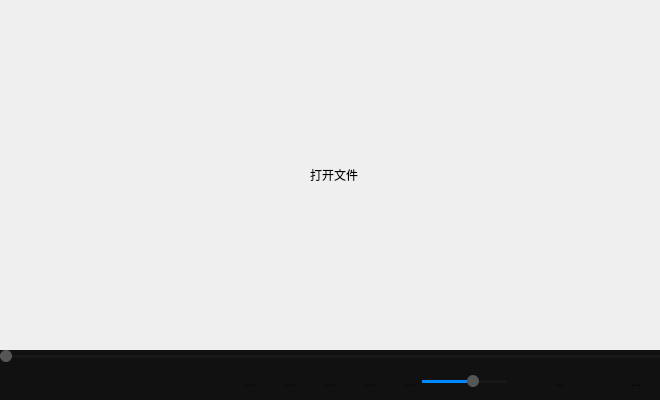
        <widget class="QWidget" name="widget_5" native="true">
         <property name="sizePolicy">
          <sizepolicy hsizetype="Expanding" vsizetype="Expanding">
           <horstretch>0</horstretch>
           <verstretch>0</verstretch>
          </sizepolicy>
         </property>
         <property name="minimumSize">
          <size>
           <width>660</width>
           <height>400</height>
          </size>
         </property>
         <property name="mouseTracking">
          <bool>true</bool>
         </property>
         <property name="layoutDirection">
          <enum>Qt::LeftToRight</enum>
         </property>
         <property name="styleSheet">
          <string notr="true"/>
         </property>
         <layout class="QVBoxLayout" name="verticalLayout_4">
          <property name="spacing">
           <number>0</number>
          </property>
          <property name="leftMargin">
           <number>0</number>
          </property>
          <property name="topMargin">
           <number>0</number>
          </property>
          <property name="rightMargin">
           <number>0</number>
          </property>
          <property name="bottomMargin">
           <number>0</number>
          </property>
          <item>
           <widget class="QWidget" name="widget_11" native="true">
            <property name="mouseTracking">
             <bool>true</bool>
            </property>
            <property name="styleSheet">
             <string notr="true">border-right-color: rgb(170, 0, 0);</string>
            </property>
            <layout class="QVBoxLayout" name="verticalLayout_5">
             <property name="spacing">
              <number>0</number>
             </property>
             <property name="leftMargin">
              <number>0</number>
             </property>
             <property name="topMargin">
              <number>0</number>
             </property>
             <property name="rightMargin">
              <number>0</number>
             </property>
             <property name="bottomMargin">
              <number>0</number>
             </property>
             <item>
              <widget class="VideoWidget" name="widget_2" native="true">
               <property name="sizePolicy">
                <sizepolicy hsizetype="Expanding" vsizetype="Expanding">
                 <horstretch>0</horstretch>
                 <verstretch>0</verstretch>
                </sizepolicy>
               </property>
               <property name="minimumSize">
                <size>
                 <width>400</width>
                 <height>300</height>
                </size>
               </property>
               <property name="font">
                <font>
                 <pointsize>9</pointsize>
                </font>
               </property>
               <property name="mouseTracking">
                <bool>true</bool>
               </property>
               <property name="autoFillBackground">
                <bool>false</bool>
               </property>
               <property name="styleSheet">
                <string notr="true">#widget_2{
		border-image: url(:/pic/picture/bg.jpg);
}

</string>
               </property>
               <layout class="QVBoxLayout" name="verticalLayout_3">
                <property name="spacing">
                 <number>0</number>
                </property>
                <property name="leftMargin">
                 <number>9</number>
                </property>
                <property name="topMargin">
                 <number>0</number>
                </property>
                <property name="rightMargin">
                 <number>0</number>
                </property>
                <property name="bottomMargin">
                 <number>0</number>
                </property>
                <item>
                 <layout class="QHBoxLayout" name="horizontalLayout_7">
                  <property name="spacing">
                   <number>0</number>
                  </property>
                  <item>
                   <widget class="QToolButton" name="toolButton_10">
                    <property name="sizePolicy">
                     <sizepolicy hsizetype="Fixed" vsizetype="Fixed">
                      <horstretch>0</horstretch>
                      <verstretch>0</verstretch>
                     </sizepolicy>
                    </property>
                    <property name="mouseTracking">
                     <bool>true</bool>
                    </property>
                    <property name="focusPolicy">
                     <enum>Qt::NoFocus</enum>
                    </property>
                    <property name="styleSheet">
                     <string notr="true">

#toolButton_10{
 font: 12pt &quot;华文楷体&quot;;
}</string>
                    </property>
                    <property name="text">
                     <string>打开文件</string>
                    </property>
                    <property name="icon">
                     <iconset resource="res.qrc">
                      <normaloff>:/player/picture/player/文件夹.png</normaloff>:/player/picture/player/文件夹.png</iconset>
                    </property>
                    <property name="iconSize">
                     <size>
                      <width>40</width>
                      <height>40</height>
                     </size>
                    </property>
                    <property name="popupMode">
                     <enum>QToolButton::InstantPopup</enum>
                    </property>
                    <property name="toolButtonStyle">
                     <enum>Qt::ToolButtonTextUnderIcon</enum>
                    </property>
                    <property name="autoRaise">
                     <bool>true</bool>
                    </property>
                    <property name="arrowType">
                     <enum>Qt::NoArrow</enum>
                    </property>
                   </widget>
                  </item>
                 </layout>
                </item>
               </layout>
              </widget>
             </item>
            </layout>
           </widget>
          </item>
          <item>
           <widget class="QWidget" name="widget_6" native="true">
            <property name="sizePolicy">
             <sizepolicy hsizetype="Expanding" vsizetype="Fixed">
              <horstretch>0</horstretch>
              <verstretch>0</verstretch>
             </sizepolicy>
            </property>
            <property name="minimumSize">
             <size>
              <width>100</width>
              <height>50</height>
             </size>
            </property>
            <property name="styleSheet">
             <string notr="true">background-color: rgb(17, 17,17);</string>
            </property>
            <layout class="QVBoxLayout" name="verticalLayout">
             <property name="spacing">
              <number>0</number>
             </property>
             <property name="leftMargin">
              <number>0</number>
             </property>
             <property name="topMargin">
              <number>0</number>
             </property>
             <property name="rightMargin">
              <number>0</number>
             </property>
             <property name="bottomMargin">
              <number>0</number>
             </property>
             <item>
              <widget class="QSlider" name="horizontalSlider">
               <property name="sizePolicy">
                <sizepolicy hsizetype="Expanding" vsizetype="Fixed">
                 <horstretch>0</horstretch>
                 <verstretch>0</verstretch>
                </sizepolicy>
               </property>
               <property name="minimumSize">
                <size>
                 <width>0</width>
                 <height>12</height>
                </size>
               </property>
               <property name="maximumSize">
                <size>
                 <width>16777215</width>
                 <height>12</height>
                </size>
               </property>
               <property name="cursor">
                <cursorShape>PointingHandCursor</cursorShape>
               </property>
               <property name="focusPolicy">
                <enum>Qt::StrongFocus</enum>
               </property>
               <property name="toolTip">
                <string>&lt;html&gt;&lt;head/&gt;&lt;body&gt;&lt;p&gt;&lt;img src=&quot;:/pic/picture/fileadd.png&quot;/&gt;&lt;/p&gt;&lt;/body&gt;&lt;/html&gt;</string>
               </property>
               <property name="toolTipDuration">
                <number>-1</number>
               </property>
               <property name="autoFillBackground">
                <bool>false</bool>
               </property>
               <property name="styleSheet">
                <string notr="true">QSlider::groove:horizontal,QSlider::add-page:horizontal{
height:3px;
border-radius:3px;
background:#18181a;
margin-top:0px;
}


QSlider::sub-page:horizontal{
height:8px;
border-radius:3px;
background:#008aff;
}


QSlider::handle:horizontal{
width:12px;
margin-top:-5px;
margin-bottom:-4px;
border-radius:6px;
background:qradialgradient(spread:pad,cx:0.5,cy:0.5,radius:0.5,fx:0.5,fy:0.5,stop:0.6 #565656,stop:0.8 #565656);
}


QSlider::groove:vertical,QSlider::sub-page:vertical{
width:8px;
border-radius:3px;
background:#D8D8D8;
}


QSlider::add-page:vertical{
width:8px;
border-radius:3px;
background:#008aff;
}


QSlider::handle:vertical{
height:12px;
margin-left:-5px;
margin-right:-4px;
border-radius:6px;
background:qradialgradient(spread:pad,cx:0.5,cy:0.5,radius:0.5,fx:0.5,fy:0.5,stop:0.6 #565656,stop:0.8 #565656);
}</string>
               </property>
               <property name="maximum">
                <number>0</number>
               </property>
               <property name="singleStep">
                <number>5</number>
               </property>
               <property name="pageStep">
                <number>5</number>
               </property>
               <property name="value">
                <number>0</number>
               </property>
               <property name="sliderPosition">
                <number>0</number>
               </property>
               <property name="tracking">
                <bool>true</bool>
               </property>
               <property name="orientation">
                <enum>Qt::Horizontal</enum>
               </property>
               <property name="invertedAppearance">
                <bool>false</bool>
               </property>
               <property name="invertedControls">
                <bool>false</bool>
               </property>
               <property name="tickPosition">
                <enum>QSlider::NoTicks</enum>
               </property>
               <property name="tickInterval">
                <number>0</number>
               </property>
              </widget>
             </item>
             <item>
              <widget class="QWidget" name="widget_7" native="true">
               <property name="sizePolicy">
                <sizepolicy hsizetype="Expanding" vsizetype="Expanding">
                 <horstretch>0</horstretch>
                 <verstretch>0</verstretch>
                </sizepolicy>
               </property>
               <layout class="QHBoxLayout" name="horizontalLayout_6">
                <property name="spacing">
                 <number>0</number>
                </property>
                <property name="leftMargin">
                 <number>0</number>
                </property>
                <property name="topMargin">
                 <number>4</number>
                </property>
                <property name="rightMargin">
                 <number>0</number>
                </property>
                <property name="bottomMargin">
                 <number>0</number>
                </property>
                <item>
                 <widget class="QWidget" name="widget_9" native="true">
                  <property name="sizePolicy">
                   <sizepolicy hsizetype="Expanding" vsizetype="Fixed">
                    <horstretch>0</horstretch>
                    <verstretch>0</verstretch>
                   </sizepolicy>
                  </property>
                  <layout class="QHBoxLayout" name="horizontalLayout_3">
                   <property name="spacing">
                    <number>0</number>
                   </property>
                   <property name="leftMargin">
                    <number>12</number>
                   </property>
                   <property name="topMargin">
                    <number>0</number>
                   </property>
                   <property name="rightMargin">
                    <number>0</number>
                   </property>
                   <property name="bottomMargin">
                    <number>2</number>
                   </property>
                   <item>
                    <widget class="QLabel" name="label">
                     <property name="sizePolicy">
                      <sizepolicy hsizetype="Expanding" vsizetype="Fixed">
                       <horstretch>0</horstretch>
                       <verstretch>0</verstretch>
                      </sizepolicy>
                     </property>
                     <property name="minimumSize">
                      <size>
                       <width>110</width>
                       <height>0</height>
                      </size>
                     </property>
                     <property name="styleSheet">
                      <string notr="true">color: rgb(255, 255, 255);</string>
                     </property>
                     <property name="text">
                      <string/>
                     </property>
                    </widget>
                   </item>
                   <item>
                    <spacer name="horizontalSpacer_6">
                     <property name="orientation">
                      <enum>Qt::Horizontal</enum>
                     </property>
                     <property name="sizeHint" stdset="0">
                      <size>
                       <width>32</width>
                       <height>20</height>
                      </size>
                     </property>
                    </spacer>
                   </item>
                  </layout>
                 </widget>
                </item>
                <item>
                 <widget class="QWidget" name="widget_8" native="true">
                  <property name="sizePolicy">
                   <sizepolicy hsizetype="Fixed" vsizetype="Fixed">
                    <horstretch>0</horstretch>
                    <verstretch>0</verstretch>
                   </sizepolicy>
                  </property>
                  <property name="toolTipDuration">
                   <number>-5</number>
                  </property>
                  <layout class="QHBoxLayout" name="horizontalLayout_4">
                   <property name="spacing">
                    <number>16</number>
                   </property>
                   <property name="leftMargin">
                    <number>0</number>
                   </property>
                   <property name="topMargin">
                    <number>0</number>
                   </property>
                   <property name="rightMargin">
                    <number>0</number>
                   </property>
                   <property name="bottomMargin">
                    <number>2</number>
                   </property>
                   <item>
                    <widget class="QToolButton" name="toolButton_6">
                     <property name="toolTip">
                      <string>停止播放</string>
                     </property>
                     <property name="styleSheet">
                      <string notr="true"/>
                     </property>
                     <property name="text">
                      <string>...</string>
                     </property>
                     <property name="icon">
                      <iconset resource="res.qrc">
                       <normaloff>:/player/picture/player/media-stop.png</normaloff>:/player/picture/player/media-stop.png</iconset>
                     </property>
                     <property name="iconSize">
                      <size>
                       <width>12</width>
                       <height>12</height>
                      </size>
                     </property>
                     <property name="autoRepeat">
                      <bool>false</bool>
                     </property>
                     <property name="autoExclusive">
                      <bool>false</bool>
                     </property>
                     <property name="toolButtonStyle">
                      <enum>Qt::ToolButtonIconOnly</enum>
                     </property>
                     <property name="autoRaise">
                      <bool>true</bool>
                     </property>
                    </widget>
                   </item>
                   <item>
                    <widget class="QToolButton" name="toolButton_9">
                     <property name="toolTip">
                      <string>播放上一个</string>
                     </property>
                     <property name="text">
                      <string>...</string>
                     </property>
                     <property name="icon">
                      <iconset resource="res.qrc">
                       <normaloff>:/player/picture/player/media-previous.png</normaloff>:/player/picture/player/media-previous.png</iconset>
                     </property>
                     <property name="iconSize">
                      <size>
                       <width>12</width>
                       <height>12</height>
                      </size>
                     </property>
                     <property name="autoRaise">
                      <bool>true</bool>
                     </property>
                    </widget>
                   </item>
                   <item>
                    <widget class="QToolButton" name="toolButton_7">
                     <property name="toolTip">
                      <string>播放</string>
                     </property>
                     <property name="autoFillBackground">
                      <bool>false</bool>
                     </property>
                     <property name="styleSheet">
                      <string notr="true">background-color: rgba(255, 255, 255, 0);
border-color: rgba(255, 255, 255, 0);
QToolButton {
font-size:100px; 
color:yellow; 
border-radius:150px; 
background-color:rgba(0,255,0,200);
}

QToolButton:hover { 
font-size:100px;
color:green;
border-radius:150px;
background-color:rgba(255,255,0,200); 
}
QToolButton:pressed { 
color:orange;
border-width:3;
border-color:orange;
border-style:solid;;
background-color:cyan; 
}
</string>
                     </property>
                     <property name="text">
                      <string>...</string>
                     </property>
                     <property name="icon">
                      <iconset resource="res.qrc">
                       <normaloff>:/player/picture/player/media-pause.png</normaloff>:/player/picture/player/media-pause.png</iconset>
                     </property>
                     <property name="iconSize">
                      <size>
                       <width>30</width>
                       <height>30</height>
                      </size>
                     </property>
                     <property name="autoRepeat">
                      <bool>false</bool>
                     </property>
                     <property name="autoRaise">
                      <bool>true</bool>
                     </property>
                    </widget>
                   </item>
                   <item>
                    <widget class="QToolButton" name="toolButton_8">
                     <property name="toolTip">
                      <string>播放下一个</string>
                     </property>
                     <property name="styleSheet">
                      <string notr="true">background-color: rgba(17, 17, 17, 0);
</string>
                     </property>
                     <property name="text">
                      <string>...</string>
                     </property>
                     <property name="icon">
                      <iconset resource="res.qrc">
                       <normaloff>:/player/picture/player/media-next.png</normaloff>:/player/picture/player/media-next.png</iconset>
                     </property>
                     <property name="iconSize">
                      <size>
                       <width>12</width>
                       <height>12</height>
                      </size>
                     </property>
                     <property name="autoRaise">
                      <bool>true</bool>
                     </property>
                    </widget>
                   </item>
                   <item>
                    <widget class="QToolButton" name="toolButton_5">
                     <property name="toolTip">
                      <string>静音</string>
                     </property>
                     <property name="text">
                      <string>...</string>
                     </property>
                     <property name="icon">
                      <iconset resource="res.qrc">
                       <normaloff>:/player/picture/player/sound.png</normaloff>:/player/picture/player/sound.png</iconset>
                     </property>
                     <property name="iconSize">
                      <size>
                       <width>16</width>
                       <height>16</height>
                      </size>
                     </property>
                     <property name="autoRepeat">
                      <bool>true</bool>
                     </property>
                     <property name="autoRaise">
                      <bool>true</bool>
                     </property>
                    </widget>
                   </item>
                  </layout>
                 </widget>
                </item>
                <item>
                 <widget class="QWidget" name="widget_10" native="true">
                  <property name="sizePolicy">
                   <sizepolicy hsizetype="Expanding" vsizetype="Fixed">
                    <horstretch>0</horstretch>
                    <verstretch>0</verstretch>
                   </sizepolicy>
                  </property>
                  <layout class="QHBoxLayout" name="horizontalLayout_5">
                   <property name="spacing">
                    <number>14</number>
                   </property>
                   <property name="leftMargin">
                    <number>0</number>
                   </property>
                   <property name="topMargin">
                    <number>0</number>
                   </property>
                   <property name="rightMargin">
                    <number>12</number>
                   </property>
                   <property name="bottomMargin">
                    <number>2</number>
                   </property>
                   <item>
                    <widget class="QSlider" name="horizontalSlider_2">
                     <property name="sizePolicy">
                      <sizepolicy hsizetype="Fixed" vsizetype="Fixed">
                       <horstretch>0</horstretch>
                       <verstretch>0</verstretch>
                      </sizepolicy>
                     </property>
                     <property name="minimumSize">
                      <size>
                       <width>84</width>
                       <height>22</height>
                      </size>
                     </property>
                     <property name="toolTip">
                      <string>音量调节</string>
                     </property>
                     <property name="styleSheet">
                      <string notr="true">QSlider::groove:horizontal,QSlider::add-page:horizontal{
height:3px;
border-radius:3px;
background:#18181a;
margin-top:0px;
}


QSlider::sub-page:horizontal{
height:8px;
border-radius:3px;
background:#008aff;
}


QSlider::handle:horizontal{
width:12px;
margin-top:-5px;
margin-bottom:-4px;
border-radius:6px;
background:qradialgradient(spread:pad,cx:0.5,cy:0.5,radius:0.5,fx:0.5,fy:0.5,stop:0.6 #565656,stop:0.8 #565656);
}


QSlider::groove:vertical,QSlider::sub-page:vertical{
width:8px;
border-radius:3px;
background:#D8D8D8;
}


QSlider::add-page:vertical{
width:8px;
border-radius:3px;
background:#008aff;
}


QSlider::handle:vertical{
height:12px;
margin-left:-5px;
margin-right:-4px;
border-radius:6px;
background:qradialgradient(spread:pad,cx:0.5,cy:0.5,radius:0.5,fx:0.5,fy:0.5,stop:0.6 #565656,stop:0.8 #565656);
}</string>
                     </property>
                     <property name="maximum">
                      <number>128</number>
                     </property>
                     <property name="singleStep">
                      <number>5</number>
                     </property>
                     <property name="value">
                      <number>80</number>
                     </property>
                     <property name="orientation">
                      <enum>Qt::Horizontal</enum>
                     </property>
                    </widget>
                   </item>
                   <item>
                    <spacer name="horizontalSpacer_5">
                     <property name="orientation">
                      <enum>Qt::Horizontal</enum>
                     </property>
                     <property name="sizeHint" stdset="0">
                      <size>
                       <width>8</width>
                       <height>20</height>
                      </size>
                     </property>
                    </spacer>
                   </item>
                   <item>
                    <widget class="QToolButton" name="toolButton_17">
                     <property name="toolTip">
                      <string>倍速设置</string>
                     </property>
                     <property name="text">
                      <string>...</string>
                     </property>
                     <property name="icon">
                      <iconset resource="res.qrc">
                       <normaloff>:/player/picture/player/menubeisu.png</normaloff>:/player/picture/player/menubeisu.png</iconset>
                     </property>
                     <property name="iconSize">
                      <size>
                       <width>16</width>
                       <height>16</height>
                      </size>
                     </property>
                     <property name="autoRaise">
                      <bool>true</bool>
                     </property>
                    </widget>
                   </item>
                   <item>
                    <widget class="QToolButton" name="toolButton_11">
                     <property name="sizePolicy">
                      <sizepolicy hsizetype="Fixed" vsizetype="Fixed">
                       <horstretch>0</horstretch>
                       <verstretch>0</verstretch>
                      </sizepolicy>
                     </property>
                     <property name="toolTip">
                      <string>工具箱</string>
                     </property>
                     <property name="styleSheet">
                      <string notr="true">#toolButton_11::menu-indicator {
     image: none;
}</string>
                     </property>
                     <property name="text">
                      <string/>
                     </property>
                     <property name="icon">
                      <iconset resource="res.qrc">
                       <normaloff>:/player/picture/player/tool.png</normaloff>:/player/picture/player/tool.png</iconset>
                     </property>
                     <property name="iconSize">
                      <size>
                       <width>16</width>
                       <height>16</height>
                      </size>
                     </property>
                     <property name="autoRaise">
                      <bool>true</bool>
                     </property>
                    </widget>
                   </item>
                   <item>
                    <widget class="QToolButton" name="toolButton_16">
                     <property name="toolTip">
                      <string>全屏模式</string>
                     </property>
                     <property name="text">
                      <string>...</string>
                     </property>
                     <property name="icon">
                      <iconset resource="res.qrc">
                       <normaloff>:/player/picture/player/menumaxsize.png</normaloff>:/player/picture/player/menumaxsize.png</iconset>
                     </property>
                     <property name="iconSize">
                      <size>
                       <width>16</width>
                       <height>16</height>
                      </size>
                     </property>
                     <property name="autoRaise">
                      <bool>true</bool>
                     </property>
                    </widget>
                   </item>
                  </layout>
                 </widget>
                </item>
               </layout>
              </widget>
             </item>
            </layout>
           </widget>
          </item>
         </layout>
        </widget>
